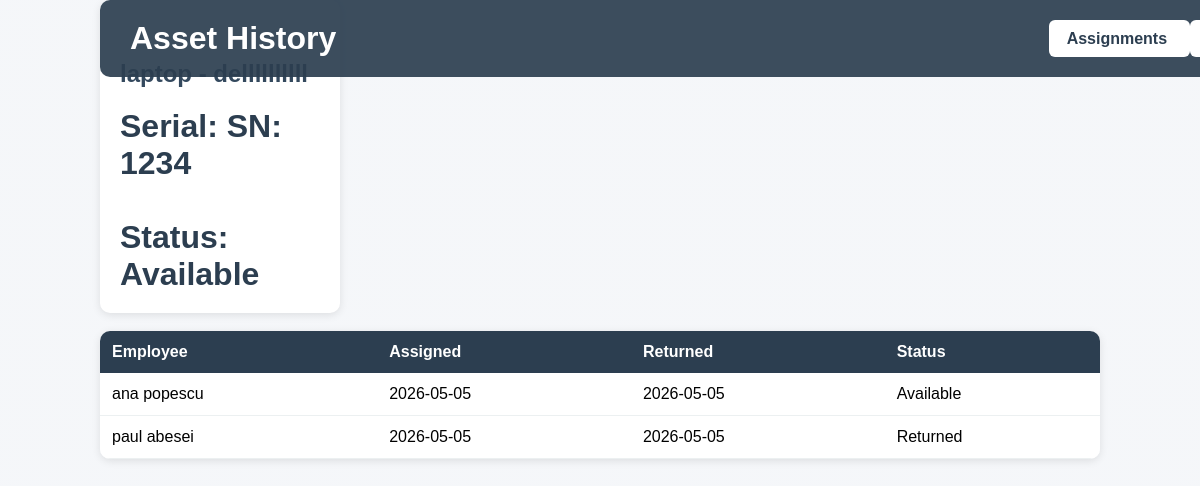
Before: /asset/1 with the older database file.
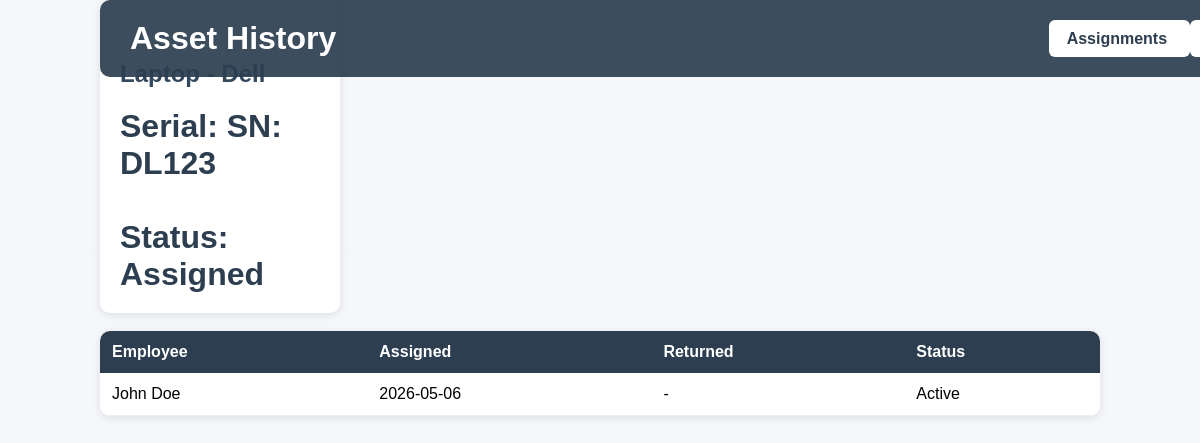
After: the same page with the newer database file.
### tables this page shows
CREATE TABLE assets (
        id INTEGER PRIMARY KEY AUTOINCREMENT,
        category TEXT,
        brand TEXT,
        serial_number TEXT UNIQUE,
        status TEXT NOT NULL DEFAULT 'Available',
        purchase_date TEXT
    );

CREATE TABLE assignments (
        id INTEGER PRIMARY KEY AUTOINCREMENT,
        asset_id INTEGER NOT NULL,
        employee_id INTEGER NOT NULL,
        assigned_date TEXT NOT NULL,
        returned_date TEXT,
        status TEXT NOT NULL DEFAULT 'Active',

        FOREIGN KEY (asset_id) REFERENCES assets(id),
        FOREIGN KEY (employee_id) REFERENCES employees(id)
    );

### routes/assignments.py (the view)
    @app.route("/asset/<int:asset_id>")
    def asset_history(asset_id):
        history = get_asset_history(asset_id)
        asset = get_asset_details(asset_id)
        return render_template("assignments/history.html", history=history, asset=asset)

### models/asset.py (called while the page is built)
    def full_name(self):
        return f"{self.category} - {self.brand}"

    def serial(self):
        return f"SN: {self.serial_number}"

### models/employee.py (called while the page is built)
    def full_name(self):
        return f"{self.first_name} {self.last_name}"

### services/assignments.py (called while the page is built)
def get_asset_details(asset_id):
    conn = sqlite3.connect(DB_PATH)
    conn.row_factory = sqlite3.Row
    cursor = conn.cursor()
    cursor.execute("""
        SELECT *
        FROM assets
        WHERE id = ?
    """, (asset_id,))
    row = cursor.fetchone()
    conn.close()
    if row:
        return Asset(
            row["id"],
            row["category"],
            row["brand"],
            row["serial_number"],
            row["status"]
        )
    return None

### templates/assignments/history.html (shortened to what this page needs)
<!DOCTYPE html>
<html>
<head>
    <link rel="stylesheet"
          href="{{ url_for('static', filename='style.css') }}">
</head>
<body>
<div class="container">
    <div class="page-header">
        <h1>Asset History</h1>
        <div>
            <a href="/assignments" class="btn">
                Assignments
            </a>
            <a href="/" class="btn">
            </a>
        </div>
    </div>
    <div class="card">
        <h2>{{ asset.full_name() }}</h2>
        <p>
            <b>Serial:</b>
            {{ asset.serial() }}
            <br><br>
            <b>Status:</b>
            {{ asset.status }}
        </p>
    </div>
    <br>
    <table>
        <tr>
            <th>Employee</th>
            <th>Assigned</th>
            <th>Returned</th>
            <th>Status</th>
        </tr>
        {% for row in history %}
        <tr>
            <td>
                {{ row["employee"].full_name() }}
            </td>
            <td>
                {{ row["assigned_date"] }}
            </td>
            <td>
                {{ row["returned_date"] or "-" }}
            </td>
            <td>
                {{ row["status"] }}
            </td>
        </tr>
        {% endfor %}
    </table>
</div>
</body>
</html>

### design/style.css (style rules this page uses)
body { font-family: Arial, sans-serif; background-image: linear-gradient( rgba(244, 246, 249, 0.92), rgba(244, 246, 249, 0.92) ), url("https://images.unsplash.com/photo-1497366754035-f200968a6e72?q=80&w=1600&auto=format&fit=crop"); background-size: cover; background-position: center; background-attachment: fixed; margin: 0; padding: 0 40px 40px 40px; }
.container { max-width: 1000px; margin: auto; }
h1 { color: #2c3e50; margin-bottom: 10px; }
h2 { color: #34495e; margin-top: 40px; }
.page-header { position: fixed; top: 0; display: flex; justify-content: space-between; align-items: center; padding: 20px 30px; margin-bottom: 30px; background-color: rgba(44, 62, 80, 0.92); border-radius: 10px; width: 100%; box-sizing: border-box; z-index: 1000; }
.page-header h1 { margin: 0; color: white; }
.page-header .btn { background-color: white; color: #2c3e50; }
.card { background: white; padding: 20px; border-radius: 10px; width: 200px; box-shadow: 0px 2px 8px rgba(0,0,0,0.1); }
.card p { font-size: 32px; margin: 10px 0 0 0; color: #2c3e50; font-weight: bold; }
button, .btn { background-color: #2c3e50; color: white; border: none; padding: 10px 18px; border-radius: 6px; cursor: pointer; font-weight: bold; transition: 0.2s; text-decoration: none; }
table { width: 100%; border-collapse: collapse; background: rgba(255,255,255,0.95); border-radius: 10px; overflow: hidden; box-shadow: 0px 2px 8px rgba(0,0,0,0.1); }
th { background-color: #2c3e50; color: white; padding: 12px; text-align: left; }
td { padding: 12px; border-bottom: 1px solid #ecf0f1; }
a { color: #2980b9; text-decoration: none; }

Changed rows visible on the page:
no longer on this page (row edited): assignments: employee.full_name "ana popescu", assigned_date "2026-05-05", returned_date "2026-05-05", status "Available"
removed assignments: employee.full_name "paul abesei", assigned_date "2026-05-05", returned_date "2026-05-05", status "Returned"
changed assets: status "Available" → "Assigned"
now on this page (row edited): assignments: employee.full_name "John Doe", assigned_date "2026-05-06", row "-", status "Active"
Other visible differences:
{{ asset.serial() }}: "SN: 1234" → "SN: DL123"
